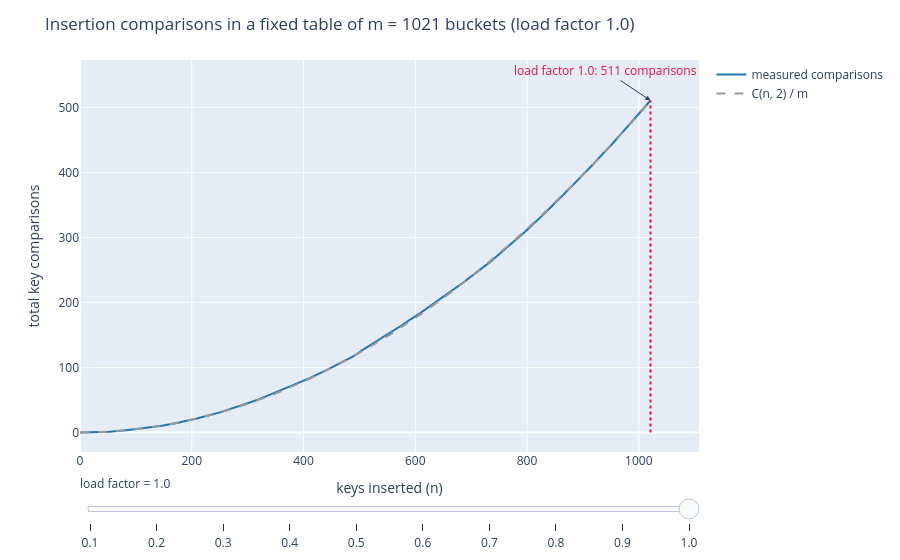

The code cell stored with this chart in its notebook:
### Markdown cell above
## What collisions cost

Turn resizing off (`grow=False`) and fix the table at $m$ buckets. Insert $n$ keys and count every comparison the chain walks make: that running total lands right on $\binom{n}{2}/m$ — the expected number of colliding pairs, the exact quantity from the birthday paradox above. It grows with the *square* of $n$.

So the work per insert rises with the load factor $\alpha = n/m$: doubling $\alpha$ roughly quadruples the total comparisons. Drag the slider to read the total at a given load factor — at $\alpha = 0.5$ it is modest, at $\alpha = 1$ about four times as much. That is precisely why the real map refuses to let $\alpha$ climb: it resizes once $n/m$ passes `load_factor`, trading a rehash now for short chains — and $O(1)$ lookups — later.

### Code cell
import plotly.graph_objects as go

random.seed(0)
m = PRIMES[8]
trials = 40
totals = [0.0] * (m + 1)
for _ in range(trials):
    hm = HashMap(n_buckets=m, grow=False)
    HashMap.comparisons = 0
    for i, key in enumerate(random.sample(range(10_000_000), m), 1):
        hm.put(key, None)
        totals[i] += HashMap.comparisons
avg = [t / trials for t in totals]
ns = list(range(m + 1))
expected = [n * (n - 1) / 2 / m for n in ns]
load_factors = [round(0.1 * t, 1) for t in range(1, 11)]

fig = go.Figure()
fig.add_trace(go.Scatter(x=ns, y=avg, mode="lines", name="measured comparisons",
                         line=dict(color="#1f77b4")))
fig.add_trace(go.Scatter(x=ns, y=expected, mode="lines", name="C(n, 2) / m",
                         line=dict(color="#999999", dash="dash")))


def frame(alpha):
    na = round(alpha * m)
    ca = avg[na]
    return dict(
        shapes=[dict(type="line", x0=na, x1=na, y0=0, y1=ca,
                     line=dict(color="crimson", dash="dot"))],
        annotations=[dict(x=na, y=ca, ax=-45, ay=-30, showarrow=True, arrowhead=2,
                          font=dict(color="crimson"),
                          text=f"load factor {alpha}: {ca:.0f} comparisons")],
        title=f"Insertion comparisons in a fixed table of m = {m} buckets (load factor {alpha})",
    )


steps = [dict(method="relayout", args=[frame(alpha)], label=str(alpha))
         for alpha in load_factors]
init = frame(1.0)
fig.update_layout(
    sliders=[dict(active=len(load_factors) - 1,
                  currentvalue={"prefix": "load factor = "}, steps=steps)],
    shapes=init["shapes"], annotations=init["annotations"], title=init["title"],
    xaxis_title="keys inserted (n)",
    yaxis_title="total key comparisons",
    margin=dict(t=60),
)
fig.show()

### Figure 1 — Plotly figure (JSON) as saved in the notebook; plotly's stock layout.template omitted (floating-point values rounded to 4 significant figures; data arrays with more than 128 entries replaced by an {"elided": "..."} marker saying what was removed)
{"data": [{"line": {"color": "#1f77b4"}, "mode": "lines", "name": "measured comparisons", "type": "scatter", "x": {"elided": "1022 int values"}, "y": {"elided": "1022 float values"}}, {"line": {"color": "#999999", "dash": "dash"}, "mode": "lines", "name": "C(n, 2) / m", "type": "scatter", "x": {"elided": "1022 int values"}, "y": {"elided": "1022 float values"}}], "layout": {"annotations": [{"arrowhead": 2, "ax": -45, "ay": -30, "font": {"color": "crimson"}, "showarrow": true, "text": "load factor 1.0: 511 comparisons", "x": 1021, "y": 510.7}], "margin": {"t": 60}, "shapes": [{"line": {"color": "crimson", "dash": "dot"}, "type": "line", "x0": 1021, "x1": 1021, "y0": 0, "y1": 510.7}], "sliders": [{"active": 9, "currentvalue": {"prefix": "load factor = "}, "steps": [{"args": [{"annotations": [{"arrowhead": 2, "ax": -45, "ay": -30, "font": {"color": "crimson"}, "showarrow": true, "text": "load factor 0.1: 5 comparisons", "x": 102, "y": 4.875}], "shapes": [{"line": {"color": "crimson", "dash": "dot"}, "type": "line", "x0": 102, "x1": 102, "y0": 0, "y1": 4.875}], "title": "Insertion comparisons in a fixed table of m = 1021 buckets (load factor 0.1)"}], "label": "0.1", "method": "relayout"}, {"args": [{"annotations": [{"arrowhead": 2, "ax": -45, "ay": -30, "font": {"color": "crimson"}, "showarrow": true, "text": "load factor 0.2: 20 comparisons", "x": 204, "y": 20.07}], "shapes": [{"line": {"color": "crimson", "dash": "dot"}, "type": "line", "x0": 204, "x1": 204, "y0": 0, "y1": 20.07}], "title": "Insertion comparisons in a fixed table of m = 1021 buckets (load factor 0.2)"}], "label": "0.2", "method": "relayout"}, {"args": [{"annotations": [{"arrowhead": 2, "ax": -45, "ay": -30, "font": {"color": "crimson"}, "showarrow": true, "text": "load factor 0.3: 47 comparisons", "x": 306, "y": 46.73}], "shapes": [{"line": {"color": "crimson", "dash": "dot"}, "type": "line", "x0": 306, "x1": 306, "y0": 0, "y1": 46.73}], "title": "Insertion comparisons in a fixed table of m = 1021 buckets (load factor 0.3)"}], "label": "0.3", "method": "relayout"}, {"args": [{"annotations": [{"arrowhead": 2, "ax": -45, "ay": -30, "font": {"color": "crimson"}, "showarrow": true, "text": "load factor 0.4: 82 comparisons", "x": 408, "y": 82.12}], "shapes": [{"line": {"color": "crimson", "dash": "dot"}, "type": "line", "x0": 408, "x1": 408, "y0": 0, "y1": 82.12}], "title": "Insertion comparisons in a fixed table of m = 1021 buckets (load factor 0.4)"}], "label": "0.4", "method": "relayout"}, {"args": [{"annotations": [{"arrowhead": 2, "ax": -45, "ay": -30, "font": {"color": "crimson"}, "showarrow": true, "text": "load factor 0.5: 129 comparisons", "x": 510, "y": 129.2}], "shapes": [{"line": {"color": "crimson", "dash": "dot"}, "type": "line", "x0": 510, "x1": 510, "y0": 0, "y1": 129.2}], "title": "Insertion comparisons in a fixed table of m = 1021 buckets (load factor 0.5)"}], "label": "0.5", "method": "relayout"}, {"args": [{"annotations": [{"arrowhead": 2, "ax": -45, "ay": -30, "font": {"color": "crimson"}, "showarrow": true, "text": "load factor 0.6: 186 comparisons", "x": 613, "y": 186.2}], "shapes": [{"line": {"color": "crimson", "dash": "dot"}, "type": "line", "x0": 613, "x1": 613, "y0": 0, "y1": 186.2}], "title": "Insertion comparisons in a fixed table of m = 1021 buckets (load factor 0.6)"}], "label": "0.6", "method": "relayout"}, {"args": [{"annotations": [{"arrowhead": 2, "ax": -45, "ay": -30, "font": {"color": "crimson"}, "showarrow": true, "text": "load factor 0.7: 250 comparisons", "x": 715, "y": 249.6}], "shapes": [{"line": {"color": "crimson", "dash": "dot"}, "type": "line", "x0": 715, "x1": 715, "y0": 0, "y1": 249.6}], "title": "Insertion comparisons in a fixed table of m = 1021 buckets (load factor 0.7)"}], "label": "0.7", "method": "relayout"}, {"args": [{"annotations": [{"arrowhead": 2, "ax": -45, "ay": -30, "font": {"color": "crimson"}, "showarrow": true, "text": "load factor 0.8: 325 comparisons", "x": 817, "y": 324.7}], "shapes": [{"line": {"color": "crimson", "dash": "dot"}, "type": "line", "x0": 817, "x1": 817, "y0": 0, "y1": 324.7}], "title": "Insertion comparisons in a fixed table of m = 1021 buckets (load factor 0.8)"}], "label": "0.8", "method": "relayout"}, {"args": [{"annotations": [{"arrowhead": 2, "ax": -45, "ay": -30, "font": {"color": "crimson"}, "showarrow": true, "text": "load factor 0.9: 413 comparisons", "x": 919, "y": 413.2}], "shapes": [{"line": {"color": "crimson", "dash": "dot"}, "type": "line", "x0": 919, "x1": 919, "y0": 0, "y1": 413.2}], "title": "Insertion comparisons in a fixed table of m = 1021 buckets (load factor 0.9)"}], "label": "0.9", "method": "relayout"}, {"args": [{"annotations": [{"arrowhead": 2, "ax": -45, "ay": -30, "font": {"color": "crimson"}, "showarrow": true, "text": "load factor 1.0: 511 comparisons", "x": 1021, "y": 510.7}], "shapes": [{"line": {"color": "crimson", "dash": "dot"}, "type": "line", "x0": 1021, "x1": 1021, "y0": 0, "y1": 510.7}], "title": "Insertion comparisons in a fixed table of m = 1021 buckets (load factor 1.0)"}], "label": "1.0", "method": "relayout"}]}], "title": {"text": "Insertion comparisons in a fixed table of m = 1021 buckets (load factor 1.0)"}, "xaxis": {"title": {"text": "keys inserted (n)"}}, "yaxis": {"title": {"text": "total key comparisons"}}}}
